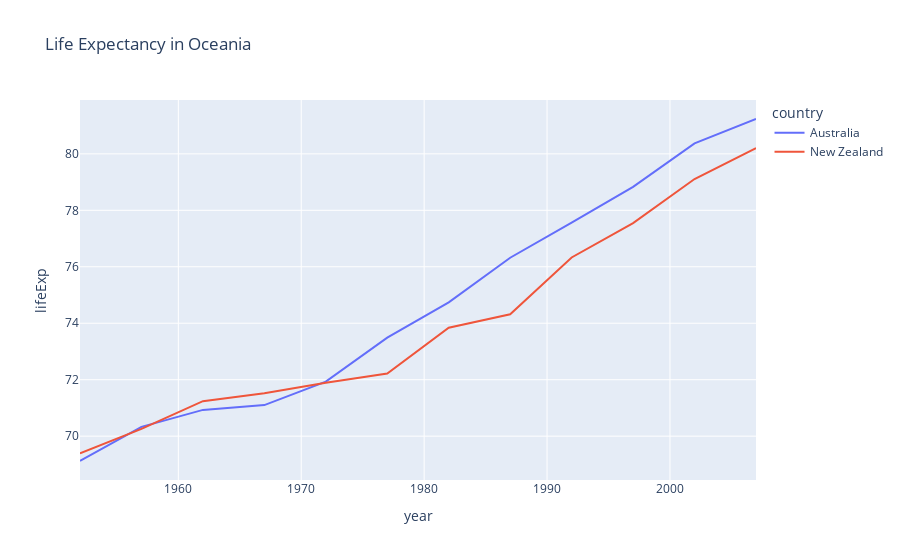

The cell this chart's notebook holds for it:
### Markdown cell above
## Line Plot
> A graph showing the trend of a variable over a continuous range of values.

### Code cell
df = px.data.gapminder().query("continent=='Oceania'")
fig = px.line(df, x="year", y="lifeExp", color="country", title='Life Expectancy in Oceania')fig.show()

### Figure 1 — Plotly figure (JSON) as saved in the notebook; plotly's stock layout.template omitted (floating-point values rounded to 4 significant figures)
{"data": [{"hovertemplate": "country=Australia<br>year=%{x}<br>lifeExp=%{y}<extra></extra>", "legendgroup": "Australia", "line": {"color": "#636efa", "dash": "solid"}, "marker": {"symbol": "circle"}, "mode": "lines", "name": "Australia", "orientation": "v", "showlegend": true, "type": "scatter", "x": [1952, 1957, 1962, 1967, 1972, 1977, 1982, 1987, 1992, 1997, 2002, 2007], "xaxis": "x", "y": [69.12, 70.33, 70.93, 71.1, 71.93, 73.49, 74.74, 76.32, 77.56, 78.83, 80.37, 81.23], "yaxis": "y"}, {"hovertemplate": "country=New Zealand<br>year=%{x}<br>lifeExp=%{y}<extra></extra>", "legendgroup": "New Zealand", "line": {"color": "#EF553B", "dash": "solid"}, "marker": {"symbol": "circle"}, "mode": "lines", "name": "New Zealand", "orientation": "v", "showlegend": true, "type": "scatter", "x": [1952, 1957, 1962, 1967, 1972, 1977, 1982, 1987, 1992, 1997, 2002, 2007], "xaxis": "x", "y": [69.39, 70.26, 71.24, 71.52, 71.89, 72.22, 73.84, 74.32, 76.33, 77.55, 79.11, 80.2], "yaxis": "y"}], "layout": {"legend": {"title": {"text": "country"}, "tracegroupgap": 0}, "title": {"text": "Life Expectancy in Oceania"}, "xaxis": {"anchor": "y", "domain": [0, 1], "title": {"text": "year"}}, "yaxis": {"anchor": "x", "domain": [0, 1], "title": {"text": "lifeExp"}}}}
